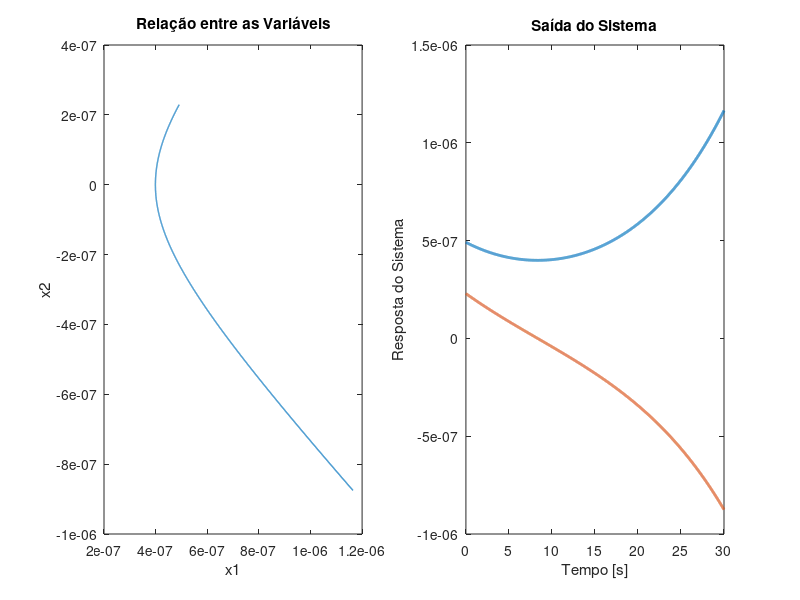

This figure's MATLAB source:
%format long
function Problema3Ex5
    clear all; clc; warning off;
    x0 = [80 0];% chute inicial
    options = optimset('LargeScale','off');
    [x,fval] = fminsearch(@Problema3Ex5Otimizacao,x0)
end

function [fval] = Problema3Ex5Otimizacao(X)
    x0 = X;
    t0 = 0;
    tf = 30;
    dt = 0.01;
    tpo = t0:dt:tf;
    [t,x] = ode45(@exemplo35,tpo,x0);
    x1 = x(:,1);
    x2 = x(:,2);
    
    % Graficos
    figure(1)
    pause(0.1);
    clf(1)
    subplot(1,2,1)
    plot(x1,x2,'LineWidth',1);
    hold on;
    title('Relação entre as Variáveis');
    xlabel('x1'); 
    ylabel('x2');
    hold off;

    hold on;
    subplot(1,2,2);
    plot(t,x,'LineWidth',2);
    title('Saída do Sistema');
    xlabel('Tempo [s]'); 
    ylabel('Resposta do Sistema');
    hold off;

    %função de avaliação
    aval1 = (max(x1) - min(x1))*100;
    aval2 = (max(x2) - min(x2))*100;

    fval = aval1 + aval2;
end

%função a ser otimizada
function xdot = exemplo35(t,x) %Função
    xdot = zeros(size(x,1),1);
    xdot(1) = -0.1*x(2);
    xdot(2) = -0.064*x(1);
end
